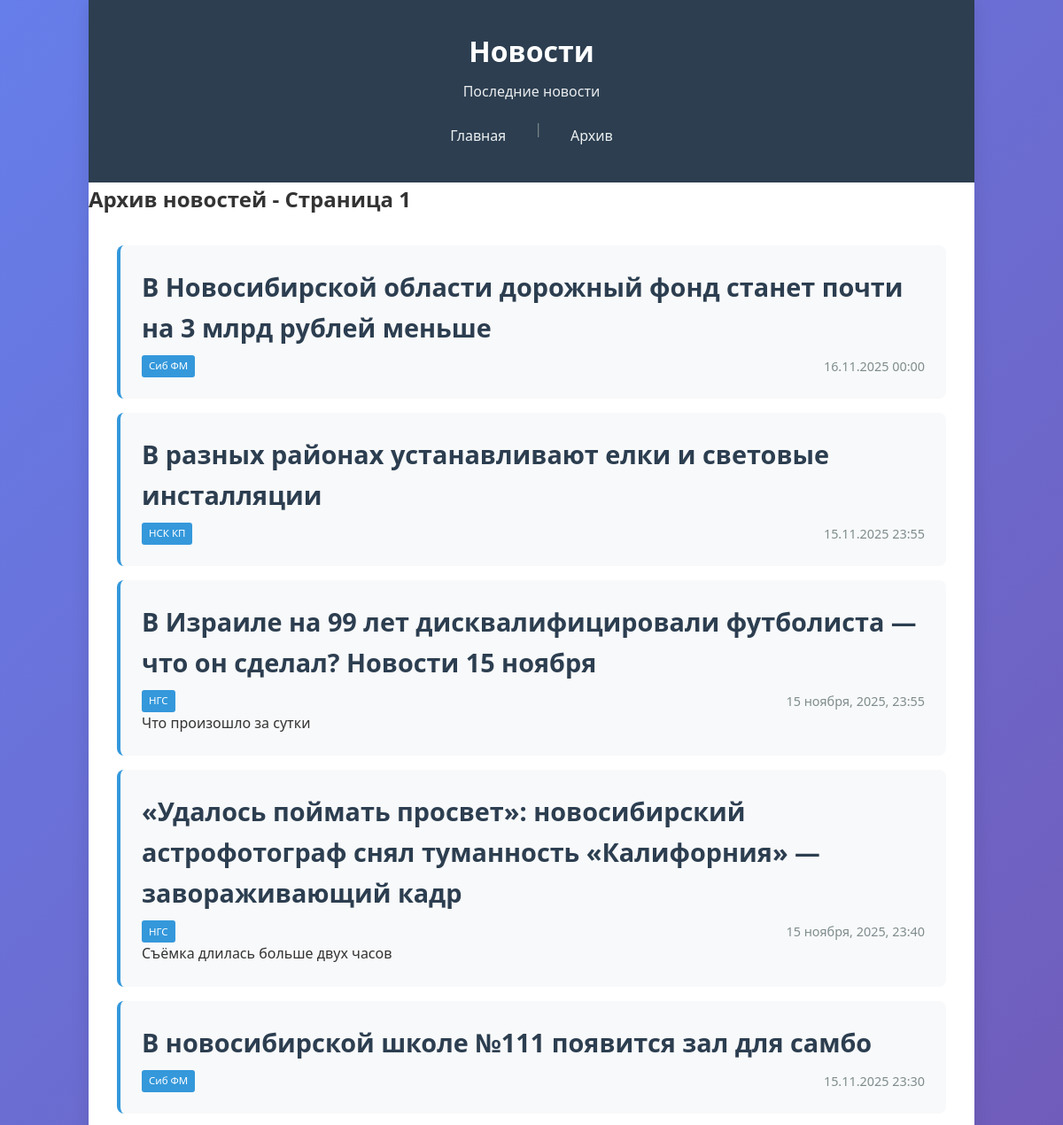
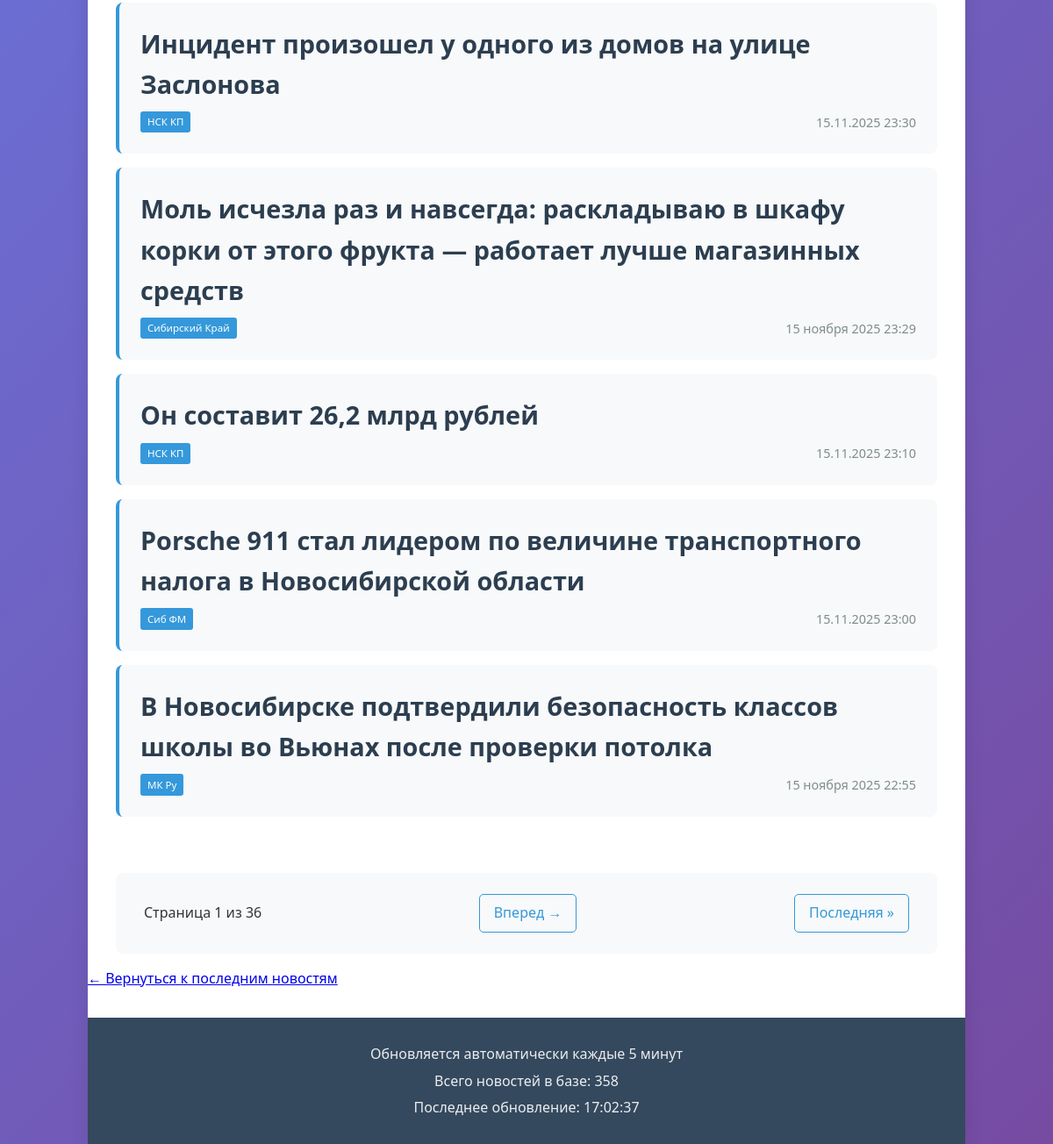
Page /page/1 on the committed database (2 pictures, top to bottom).
### tables this page shows
CREATE TABLE NewsItem (
                title TEXT NOT NULL,
                url TEXT NOT NULL UNIQUE,
                date TEXT NOT NULL,
                source TEXT NOT NULL,
                content TEXT,
                created_at INTEGER NOT NULL
            );

### app.py (the view)
@app.route('/page/<int:page>')
def news_page(page):
    if page < 1:
        page = 1
    news = db.get_latest_news(count=10, page=page)
    total_pages = db.get_total_pages(per_page=10)
    if page > total_pages and total_pages > 0:
        page = total_pages
        news = db.get_latest_news(count=10, page=page)
    return render_template('page.html',
                           news=news,
                           current_page=page,
                           total_pages=total_pages,
                           total_news=db.get_news_count(),
                           now=datetime.now())

### dataBase.py (called while the page is built)
    def _connect(self):
        return sqlite3.connect(self.db_path, check_same_thread=False, timeout=10)

    def get_latest_news(self, count=10, page=1):
        offset = (page - 1) * count
        with self._connect() as conn:
            cursor = conn.cursor()
            cursor.execute('''
                SELECT title, url, date, source, content, created_at
                FROM NewsItem
                ORDER BY created_at DESC
                LIMIT ? OFFSET ?
            ''', (count, offset))
            rows = cursor.fetchall()
            return [NewsItem(*row[:5]) for row in rows]

    def get_news_count(self):
        with self._connect() as conn:
            cursor = conn.cursor()
            cursor.execute('SELECT COUNT(*) FROM NewsItem')
            return cursor.fetchone()[0]

    def get_total_pages(self, per_page=10):
        total = self.get_news_count()
        return (total + per_page - 1) // per_page

### templates/page.html (shortened to what this page needs)
{% extends "base.html" %}
{% block content %}
<div class="page-header">
    <h2>Архив новостей - Страница {{ current_page }}</h2>
</div>
<div class="news-container">
    {% for item in news %}
    <article class="news-item">
        <h2 class="news-title">
            <a href="{{ item.link }}" class="news-link" data-id="{{ item.link }}" target="_blank">{{ item.title }}</a>
        </h2>
        <div class="news-meta">
            <span class="news-source">{{ item.source }}</span>
            <span class="news-date">{{ item.date }}</span>
        </div>
        {% if item.content %}
        <div class="news-content">
            <p>{{ item.content[:200] }}{% if item.content|length > 200 %}...{% endif %}</p>
        </div>
        {% endif %}
    </article>
    {% else %}
    <div class="no-news">
        <p>На этой странице нет новостей.</p>
    </div>
    {% endfor %}
</div>
<div class="pagination">
    <span class="pagination-info">Страница {{ current_page }} из {{ total_pages }}</span>
    {% if current_page < total_pages %}
        <a href="{{ url_for('index', page=current_page+1) }}" class="pagination-next">Вперед →</a>
        <a href="{{ url_for('index', page=total_pages) }}" class="pagination-last">Последняя »</a>
    {% endif %}
</div>
<div class="back-to-main">
    <a href="{{ url_for('index') }}">← Вернуться к последним новостям</a>
</div>
{% endblock %}

### static/style.css (style rules this page uses)
* { margin: 0; padding: 0; box-sizing: border-box; }
body { font-family: 'Segoe UI', Tahoma, Geneva, Verdana, sans-serif; line-height: 1.6; color: #333; background: linear-gradient(135deg, #667eea 0%, #764ba2 100%); min-height: 100vh; }
.news-container { padding: 2rem; }
.news-item { background: #f8f9fa; border-left: 4px solid #3498db; padding: 1.5rem; margin-bottom: 1rem; border-radius: 8px; transition: transform 0.2s, box-shadow 0.2s; }
.news-title { margin-bottom: 0.5rem; }
.news-title a { color: #2c3e50; text-decoration: none; font-size: 1.2em; font-weight: 600; }
.news-meta { display: flex; justify-content: space-between; align-items: center; font-size: 0.9em; color: #7f8c8d; margin-top: 0.5rem; }
.news-source { background: #3498db; color: white; padding: 0.2rem 0.5rem; border-radius: 3px; font-size: 0.8em; }
.pagination { display: flex; justify-content: space-between; align-items: center; padding: 1.5rem 2rem; background: #f8f9fa; border-radius: 8px; margin: 1rem 2rem; }
.pagination a { color: #3498db; text-decoration: none; padding: 0.5rem 1rem; border: 1px solid #3498db; border-radius: 5px; transition: all 0.3s; }

### rows in the picture
NewsItem: title "В Новосибирской области дорожный фонд станет почти на 3 млрд рублей меньше", source "Сиб ФМ", date "16.11.2025 00:00"
NewsItem: title "В разных районах устанавливают елки и световые инсталляции", source "НСК КП", date "15.11.2025 23:55"
NewsItem: title "В Израиле на 99 лет дисквалифицировали футболиста — что он сделал? Новости 15 ноября", source "НГС", date "15 ноября, 2025, 23:55", content "Что произошло за сутки"
NewsItem: title "«Удалось поймать просвет»: новосибирский астрофотограф снял туманность «Калифорния» — завораживающий кадр", source "НГС", date "15 ноября, 2025, 23:40", content "Съёмка длилась больше двух часов"
NewsItem: title "В новосибирской школе №111 появится зал для самбо", source "Сиб ФМ", date "15.11.2025 23:30"
NewsItem: title "Инцидент произошел у одного из домов на улице Заслонова", source "НСК КП", date "15.11.2025 23:30"
NewsItem: title "Моль исчезла раз и навсегда: раскладываю в шкафу корки от этого фрукта — работает лучше магазинных средств", source "Сибирский Край", date "15 ноября 2025 23:29"
NewsItem: title "Он составит 26,2 млрд рублей", source "НСК КП", date "15.11.2025 23:10"
NewsItem: title "Porsche 911 стал лидером по величине транспортного налога в Новосибирской области", source "Сиб ФМ", date "15.11.2025 23:00"
NewsItem: title "В Новосибирске подтвердили безопасность классов школы во Вьюнах после проверки потолка", source "МК Ру", date "15 ноября 2025 22:55"

### other values in the picture
{{ current_page }} "1"
{{ total_pages }} "36"
{{ total_news }} "358"
